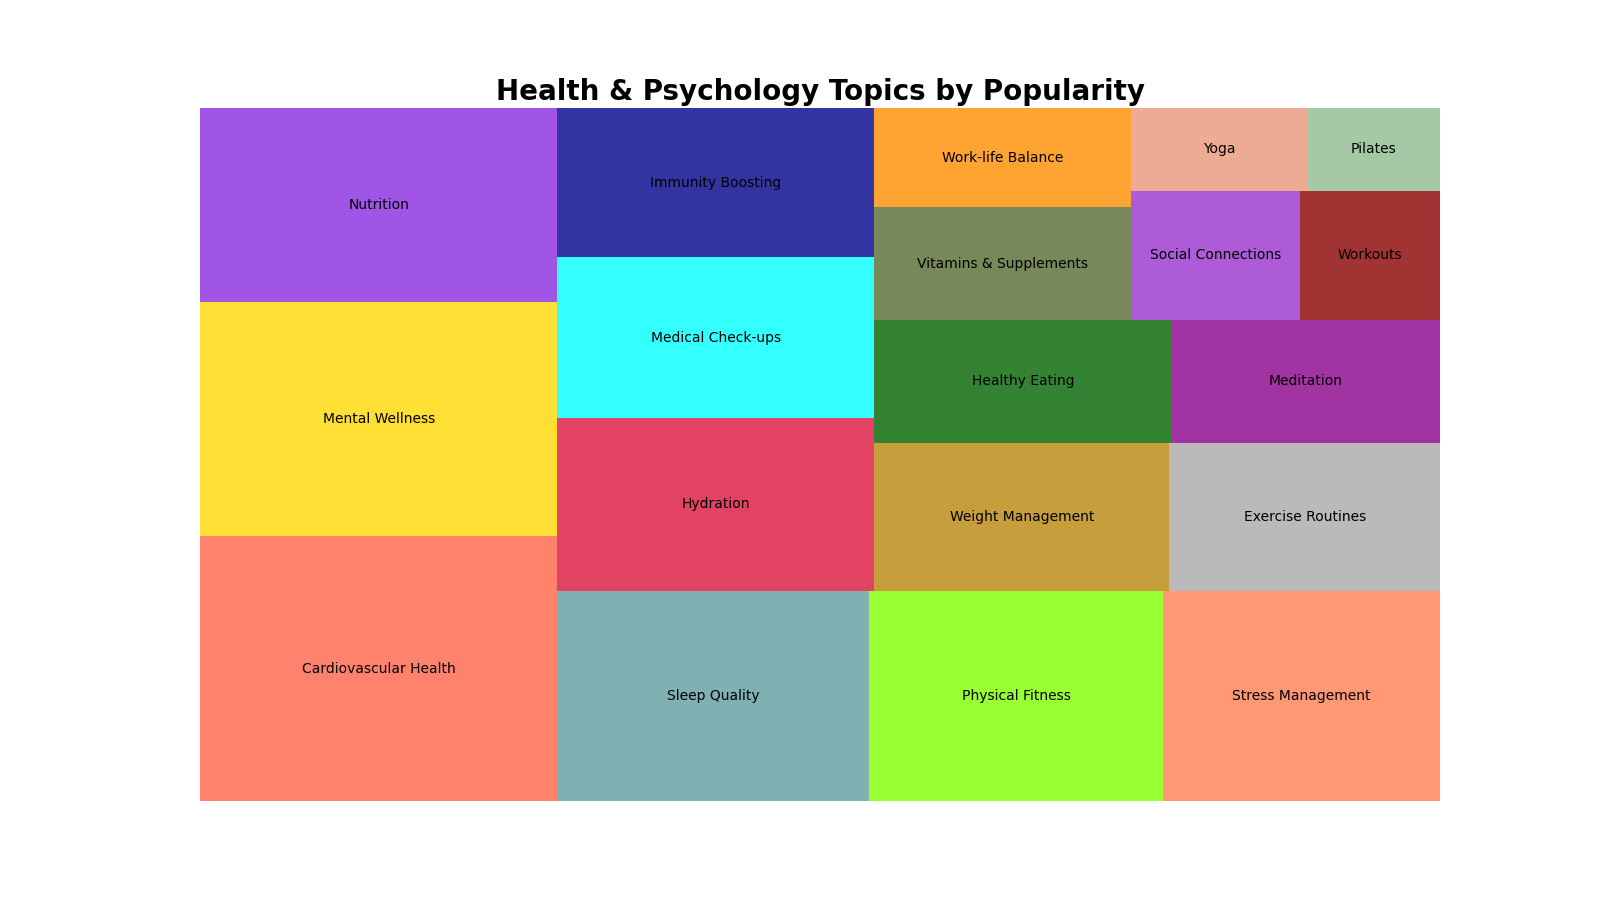

Reproduce this figure in Python.

import matplotlib.pyplot as plt
import squarify

# Data points for the treemap
categories = ['Cardiovascular Health', 'Mental Wellness', 'Nutrition', 'Sleep Quality', 'Physical Fitness', 
              'Stress Management', 'Hydration', 'Medical Check-ups', 'Immunity Boosting', 'Weight Management', 
              'Exercise Routines', 'Healthy Eating', 'Meditation', 'Vitamins & Supplements', 'Work-life Balance', 
              'Social Connections', 'Workouts', 'Yoga', 'Pilates']
count = [1300, 1150, 950, 900, 850, 800, 750, 700, 650, 600, 550, 500, 450, 400, 350, 300, 250, 200, 150]

# TreeMap customization
color_palette = ['#FF6347', '#FFD700', '#8A2BE2', '#5F9EA0', '#7FFF00', '#FF7F50', '#DC143C', '#00FFFF', '#00008B', 
                 '#B8860B', '#A9A9A9', '#006400', '#8B008B', '#556B2F', '#FF8C00', '#9932CC', '#8B0000', '#E9967A', '#8FBC8F']
plt.figure(figsize=(16, 9))

# Creating the treemap
squarify.plot(sizes=count, label=categories, color=color_palette, alpha=0.8)

# Title and labels
plt.title('Health & Psychology Topics by Popularity', fontsize=20, fontweight='bold')
plt.axis('off')

plt.show()
